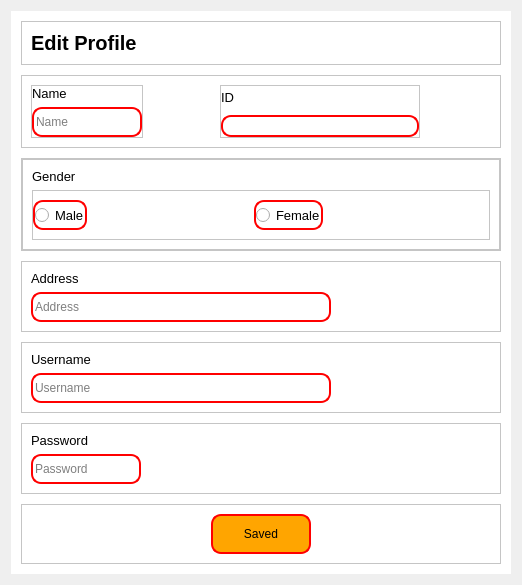
            <widget class="QWidget" name="editProfile">
             <property name="styleSheet">
              <string notr="true"/>
             </property>
             <layout class="QVBoxLayout" name="verticalLayout_8">
              <item>
               <widget class="QWidget" name="widget_2" native="true">
                <property name="sizePolicy">
                 <sizepolicy hsizetype="Expanding" vsizetype="Expanding">
                  <horstretch>0</horstretch>
                  <verstretch>0</verstretch>
                 </sizepolicy>
                </property>
                <property name="minimumSize">
                 <size>
                  <width>500</width>
                  <height>0</height>
                 </size>
                </property>
                <property name="styleSheet">
                 <string notr="true">QLineEdit{
background-color: red;
border-radius: 10px;
border: 2px solid red;
}
QRadioButton, QPushButton{
border-radius: 10px;
border: 2px solid red;
}

QWidget{
background-color: white;
}
QFrame{
background-color: white;

}
</string>
                </property>
                <layout class="QVBoxLayout" name="verticalLayout_19">
                 <property name="spacing">
                  <number>10</number>
                 </property>
                 <property name="leftMargin">
                  <number>10</number>
                 </property>
                 <property name="topMargin">
                  <number>10</number>
                 </property>
                 <property name="rightMargin">
                  <number>10</number>
                 </property>
                 <property name="bottomMargin">
                  <number>10</number>
                 </property>
                 <item>
                  <widget class="QFrame" name="frame_16">
                   <property name="font">
                    <font>
                     <pointsize>15</pointsize>
                    </font>
                   </property>
                   <property name="frameShape">
                    <enum>QFrame::StyledPanel</enum>
                   </property>
                   <property name="frameShadow">
                    <enum>QFrame::Raised</enum>
                   </property>
                   <layout class="QVBoxLayout" name="verticalLayout_23">
                    <item>
                     <widget class="QLabel" name="label">
                      <property name="font">
                       <font>
                        <pointsize>15</pointsize>
                        <bold>true</bold>
                       </font>
                      </property>
                      <property name="whatsThis">
                       <string>&lt;html&gt;&lt;head/&gt;&lt;body&gt;&lt;p&gt;&lt;span style=&quot; font-size:12pt; font-weight:600;&quot;&gt;Edit Profile&lt;/span&gt;&lt;/p&gt;&lt;/body&gt;&lt;/html&gt;</string>
                      </property>
                      <property name="text">
                       <string>Edit Profile</string>
                      </property>
                     </widget>
                    </item>
                   </layout>
                  </widget>
                 </item>
                 <item>
                  <widget class="QFrame" name="name">
                   <property name="frameShape">
                    <enum>QFrame::StyledPanel</enum>
                   </property>
                   <property name="frameShadow">
                    <enum>QFrame::Raised</enum>
                   </property>
                   <layout class="QHBoxLayout" name="horizontalLayout_11">
                    <item>
                     <widget class="QFrame" name="frame_15">
                      <property name="styleSheet">
                       <string notr="true"/>
                      </property>
                      <property name="frameShape">
                       <enum>QFrame::StyledPanel</enum>
                      </property>
                      <property name="frameShadow">
                       <enum>QFrame::Raised</enum>
                      </property>
                      <layout class="QVBoxLayout" name="verticalLayout_21">
                       <property name="leftMargin">
                        <number>0</number>
                       </property>
                       <property name="topMargin">
                        <number>0</number>
                       </property>
                       <property name="rightMargin">
                        <number>0</number>
                       </property>
                       <property name="bottomMargin">
                        <number>0</number>
                       </property>
                       <item>
                        <widget class="QLabel" name="label_3">
                         <property name="font">
                          <font>
                           <pointsize>10</pointsize>
                          </font>
                         </property>
                         <property name="text">
                          <string>Name</string>
                         </property>
                        </widget>
                       </item>
                       <item>
                        <widget class="QLineEdit" name="name_edit">
                         <property name="minimumSize">
                          <size>
                           <width>30</width>
                           <height>30</height>
                          </size>
                         </property>
                         <property name="maximumSize">
                          <size>
                           <width>200</width>
                           <height>16777215</height>
                          </size>
                         </property>
                         <property name="placeholderText">
                          <string notr="true">Name</string>
                         </property>
                        </widget>
                       </item>
                      </layout>
                     </widget>
                    </item>
                    <item>
                     <spacer name="horizontalSpacer_2">
                      <property name="orientation">
                       <enum>Qt::Horizontal</enum>
                      </property>
                      <property name="sizeHint" stdset="0">
                       <size>
                        <width>40</width>
                        <height>20</height>
                       </size>
                      </property>
                     </spacer>
                    </item>
                    <item>
                     <widget class="QFrame" name="frame_19">
                      <property name="minimumSize">
                       <size>
                        <width>200</width>
                        <height>0</height>
                       </size>
                      </property>
                      <property name="frameShape">
                       <enum>QFrame::StyledPanel</enum>
                      </property>
                      <property name="frameShadow">
                       <enum>QFrame::Raised</enum>
                      </property>
                      <layout class="QVBoxLayout" name="verticalLayout_15">
                       <property name="leftMargin">
                        <number>0</number>
                       </property>
                       <property name="topMargin">
                        <number>0</number>
                       </property>
                       <property name="rightMargin">
                        <number>0</number>
                       </property>
                       <property name="bottomMargin">
                        <number>0</number>
                       </property>
                       <item>
                        <widget class="QLabel" name="label_4">
                         <property name="sizePolicy">
                          <sizepolicy hsizetype="Preferred" vsizetype="Preferred">
                           <horstretch>0</horstretch>
                           <verstretch>0</verstretch>
                          </sizepolicy>
                         </property>
                         <property name="font">
                          <font>
                           <pointsize>10</pointsize>
                          </font>
                         </property>
                         <property name="text">
                          <string>ID</string>
                         </property>
                        </widget>
                       </item>
                       <item>
                        <widget class="QLabel" name="id">
                         <property name="styleSheet">
                          <string notr="true">
border-radius: 10px;
border: 2px solid red;</string>
                         </property>
                         <property name="text">
                          <string/>
                         </property>
                        </widget>
                       </item>
                      </layout>
                     </widget>
                    </item>
                    <item>
                     <spacer name="horizontalSpacer">
                      <property name="orientation">
                       <enum>Qt::Horizontal</enum>
                      </property>
                      <property name="sizeHint" stdset="0">
                       <size>
                        <width>40</width>
                        <height>20</height>
                       </size>
                      </property>
                     </spacer>
                    </item>
                   </layout>
                  </widget>
                 </item>
                 <item>
                  <widget class="QFrame" name="id_gender">
                   <property name="frameShape">
                    <enum>QFrame::StyledPanel</enum>
                   </property>
                   <property name="frameShadow">
                    <enum>QFrame::Raised</enum>
                   </property>
                   <layout class="QHBoxLayout" name="horizontalLayout_10">
                    <property name="leftMargin">
                     <number>0</number>
                    </property>
                    <property name="topMargin">
                     <number>0</number>
                    </property>
                    <property name="rightMargin">
                     <number>0</number>
                    </property>
                    <property name="bottomMargin">
                     <number>0</number>
                    </property>
                    <item>
                     <widget class="QFrame" name="gender">
                      <property name="frameShape">
                       <enum>QFrame::StyledPanel</enum>
                      </property>
                      <property name="frameShadow">
                       <enum>QFrame::Raised</enum>
                      </property>
                      <layout class="QVBoxLayout" name="verticalLayout_16">
                       <item>
                        <widget class="QLabel" name="label_6">
                         <property name="font">
                          <font>
                           <pointsize>10</pointsize>
                          </font>
                         </property>
                         <property name="text">
                          <string>Gender</string>
                         </property>
                        </widget>
                       </item>
                       <item>
                        <widget class="QFrame" name="frame_14">
                         <property name="minimumSize">
                          <size>
                           <width>0</width>
                           <height>50</height>
                          </size>
                         </property>
                         <property name="frameShape">
                          <enum>QFrame::StyledPanel</enum>
                         </property>
                         <property name="frameShadow">
                          <enum>QFrame::Raised</enum>
                         </property>
                         <layout class="QHBoxLayout" name="horizontalLayout_23">
                          <property name="spacing">
                           <number>0</number>
                          </property>
                          <property name="leftMargin">
                           <number>0</number>
                          </property>
                          <property name="topMargin">
                           <number>0</number>
                          </property>
                          <property name="rightMargin">
                           <number>0</number>
                          </property>
                          <property name="bottomMargin">
                           <number>0</number>
                          </property>
                          <item alignment="Qt::AlignLeft">
                           <widget class="QRadioButton" name="male_rad_btn">
                            <property name="minimumSize">
                             <size>
                              <width>0</width>
                              <height>30</height>
                             </size>
                            </property>
                            <property name="font">
                             <font>
                              <pointsize>10</pointsize>
                             </font>
                            </property>
                            <property name="text">
                             <string>Male</string>
                            </property>
                           </widget>
                          </item>
                          <item>
                           <spacer name="horizontalSpacer_4">
                            <property name="orientation">
                             <enum>Qt::Horizontal</enum>
                            </property>
                            <property name="sizeHint" stdset="0">
                             <size>
                              <width>40</width>
                              <height>20</height>
                             </size>
                            </property>
                           </spacer>
                          </item>
                          <item alignment="Qt::AlignLeft">
                           <widget class="QRadioButton" name="female_rad_btn">
                            <property name="minimumSize">
                             <size>
                              <width>0</width>
                              <height>30</height>
                             </size>
                            </property>
                            <property name="font">
                             <font>
                              <pointsize>10</pointsize>
                             </font>
                            </property>
                            <property name="text">
                             <string>Female</string>
                            </property>
                           </widget>
                          </item>
                          <item>
                           <spacer name="horizontalSpacer_3">
                            <property name="orientation">
                             <enum>Qt::Horizontal</enum>
                            </property>
                            <property name="sizeHint" stdset="0">
                             <size>
                              <width>40</width>
                              <height>20</height>
                             </size>
                            </property>
                           </spacer>
                          </item>
                         </layout>
                        </widget>
                       </item>
                      </layout>
                     </widget>
                    </item>
                   </layout>
                  </widget>
                 </item>
                 <item>
                  <widget class="QFrame" name="address">
                   <property name="frameShape">
                    <enum>QFrame::StyledPanel</enum>
                   </property>
                   <property name="frameShadow">
                    <enum>QFrame::Raised</enum>
                   </property>
                   <layout class="QVBoxLayout" name="verticalLayout_17">
                    <item alignment="Qt::AlignLeft">
                     <widget class="QLabel" name="label_7">
                      <property name="font">
                       <font>
                        <pointsize>10</pointsize>
                       </font>
                      </property>
                      <property name="text">
                       <string>Address</string>
                      </property>
                     </widget>
                    </item>
                    <item alignment="Qt::AlignLeft">
                     <widget class="QLineEdit" name="address_edit">
                      <property name="minimumSize">
                       <size>
                        <width>300</width>
                        <height>30</height>
                       </size>
                      </property>
                      <property name="maximumSize">
                       <size>
                        <width>200</width>
                        <height>16777215</height>
                       </size>
                      </property>
                      <property name="placeholderText">
                       <string>Address</string>
                      </property>
                     </widget>
                    </item>
                   </layout>
                  </widget>
                 </item>
                 <item>
                  <widget class="QFrame" name="username">
                   <property name="frameShape">
                    <enum>QFrame::StyledPanel</enum>
                   </property>
                   <property name="frameShadow">
                    <enum>QFrame::Raised</enum>
                   </property>
                   <layout class="QVBoxLayout" name="verticalLayout_18">
                    <item alignment="Qt::AlignLeft">
                     <widget class="QLabel" name="label_8">
                      <property name="font">
                       <font>
                        <pointsize>10</pointsize>
                       </font>
                      </property>
                      <property name="text">
                       <string>Username</string>
                      </property>
                     </widget>
                    </item>
                    <item alignment="Qt::AlignLeft">
                     <widget class="QLineEdit" name="username_edit">
                      <property name="minimumSize">
                       <size>
                        <width>300</width>
                        <height>30</height>
                       </size>
                      </property>
                      <property name="maximumSize">
                       <size>
                        <width>200</width>
                        <height>16777215</height>
                       </size>
                      </property>
                      <property name="placeholderText">
                       <string>Username</string>
                      </property>
                     </widget>
                    </item>
                   </layout>
                  </widget>
                 </item>
                 <item>
                  <widget class="QFrame" name="pass">
                   <property name="frameShape">
                    <enum>QFrame::StyledPanel</enum>
                   </property>
                   <property name="frameShadow">
                    <enum>QFrame::Raised</enum>
                   </property>
                   <layout class="QVBoxLayout" name="verticalLayout_20">
                    <item alignment="Qt::AlignLeft">
                     <widget class="QLabel" name="label_37">
                      <property name="font">
                       <font>
                        <pointsize>10</pointsize>
                       </font>
                      </property>
                      <property name="text">
                       <string>Password</string>
                      </property>
                     </widget>
                    </item>
                    <item alignment="Qt::AlignLeft">
                     <widget class="QLineEdit" name="pass_edit">
                      <property name="minimumSize">
                       <size>
                        <width>0</width>
                        <height>30</height>
                       </size>
                      </property>
                      <property name="maximumSize">
                       <size>
                        <width>200</width>
                        <height>16777215</height>
                       </size>
                      </property>
                      <property name="placeholderText">
                       <string>Password</string>
                      </property>
                     </widget>
                    </item>
                   </layout>
                  </widget>
                 </item>
                 <item>
                  <widget class="QFrame" name="save">
                   <property name="frameShape">
                    <enum>QFrame::StyledPanel</enum>
                   </property>
                   <property name="frameShadow">
                    <enum>QFrame::Raised</enum>
                   </property>
                   <layout class="QVBoxLayout" name="verticalLayout_22">
                    <item alignment="Qt::AlignHCenter">
                     <widget class="QPushButton" name="save_btn">
                      <property name="minimumSize">
                       <size>
                        <width>100</width>
                        <height>40</height>
                       </size>
                      </property>
                      <property name="maximumSize">
                       <size>
                        <width>200</width>
                        <height>16777215</height>
                       </size>
                      </property>
                      <property name="styleSheet">
                       <string notr="true">QPushButton{
background-color: orange;
}

QPushButton:hover{
background-color: red;
}</string>
                      </property>
                      <property name="text">
                       <string>Saved</string>
                      </property>
                     </widget>
                    </item>
                   </layout>
                  </widget>
                 </item>
                </layout>
               </widget>
              </item>
             </layout>
            </widget>
